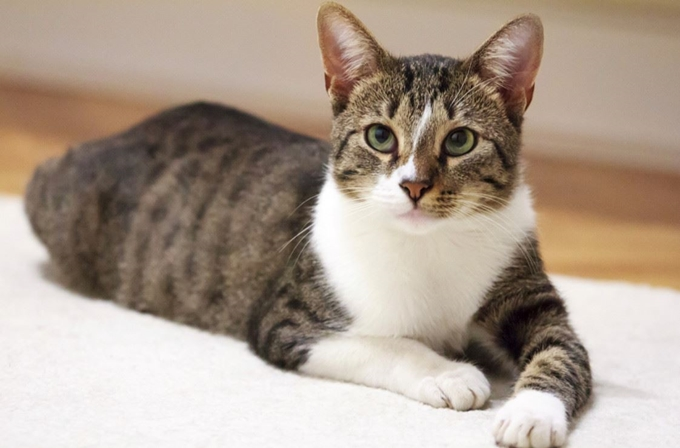
#> input picture AI_Source/AI_01/6_1_OpenCV/images/cat.jpg, 680 x 448 px
$ python OpenCV_binary.py
#> lines starting #> are read from the running program, lines starting #| are printed output that depends on the picture; after the words box and inside, x2 and y2 are one past the last pixel; in counts of white or black regions, pixels touching at a corner belong together
import cv2
import numpy as np
import matplotlib.pylab as plt

img = cv2.imread('./images/cat.jpg', cv2.IMREAD_GRAYSCALE)
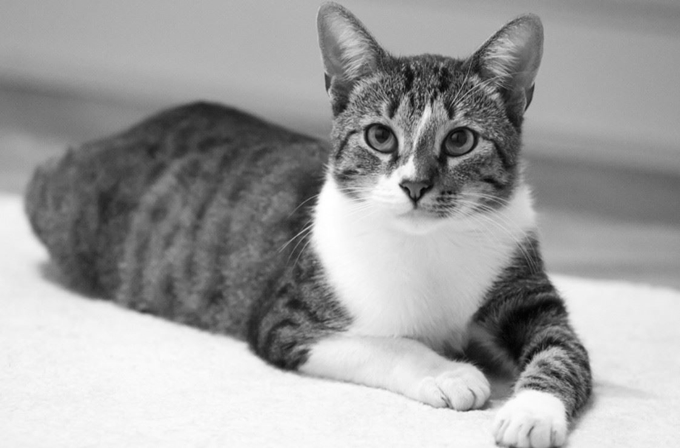
#> img: shape (448, 680); min 2, max 255, mean 160.4

thresh_np = np.zeros_like(img)
thresh_np[img > 127] = 255

ret, thresh_cv = cv2.threshold(img, 127, 255, cv2.THRESH_BINARY)
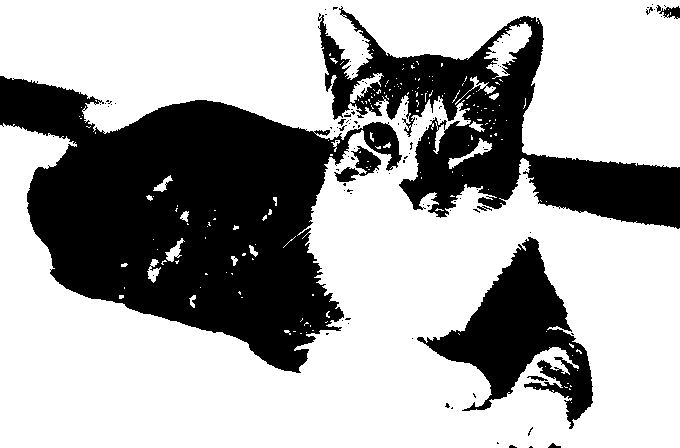
#> thresh_cv: shape (448, 680); 66% white; 112 black regions (102 under 20 px), largest, box (x1, y1, x2, y2) and area: (0, 76, 402, 373) 61652, (318, 6, 680, 229) 27839, (417, 237, 593, 429) 12704

print(ret)

imgs = {
    'Original': img,
    'NumPy API': thresh_np,
    'cv2.threshold': thresh_cv
}

for i, (key, value) in enumerate(imgs.items()):
    plt.subplot(1, 3, i + 1)
    plt.title(key)
    plt.imshow(value, cmap='gray')
    plt.xticks([])
    plt.yticks([])
#> this loop made 3 passes
#> key on passes 1 to 3: 'Original', 'NumPy API', 'cv2.threshold'

plt.show()
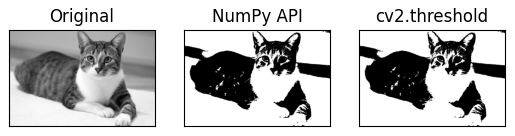
#> figure drawn by matplotlib, 3 panels

$ run again, with AI_Source/AI_01/6_1_OpenCV/images/404.jpg copied over AI_Source/AI_01/6_1_OpenCV/images/cat.jpg
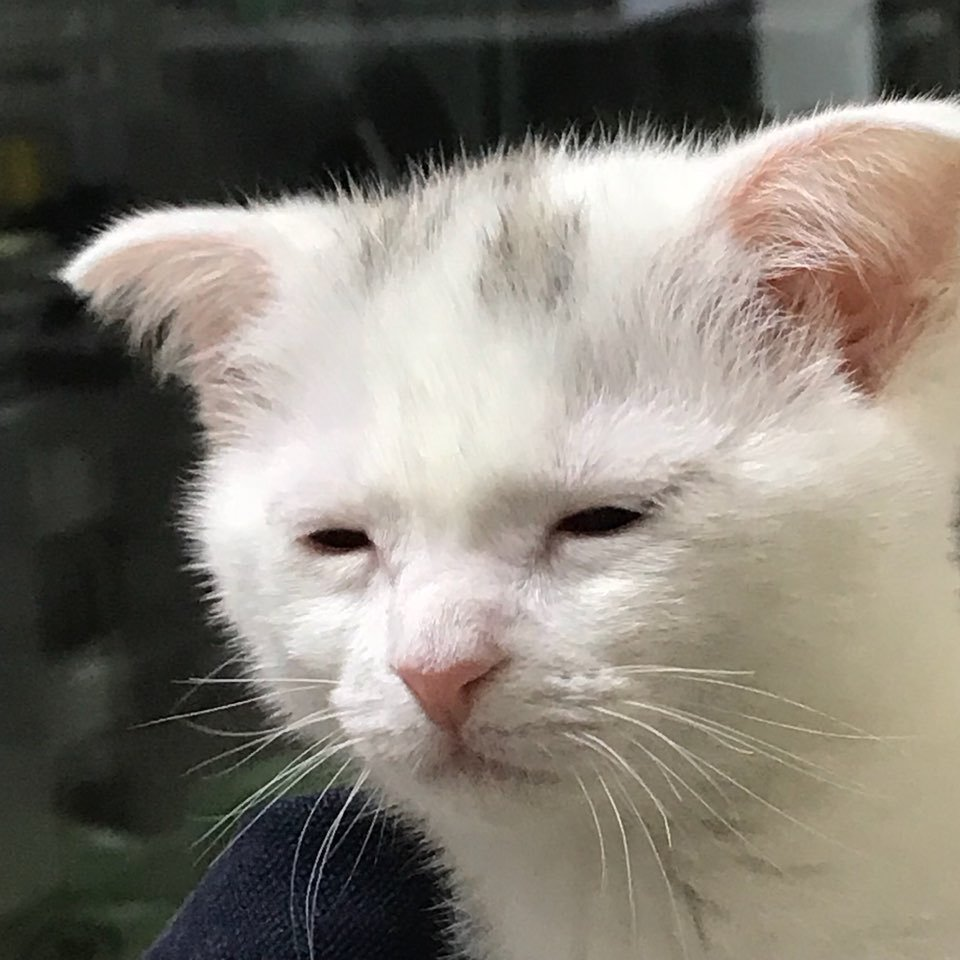
#> input picture AI_Source/AI_01/6_1_OpenCV/images/404.jpg, 960 x 960 px
#> `ret, thresh_cv = cv2.threshold(img, 127, 255, cv2.THRESH_BINARY)`:
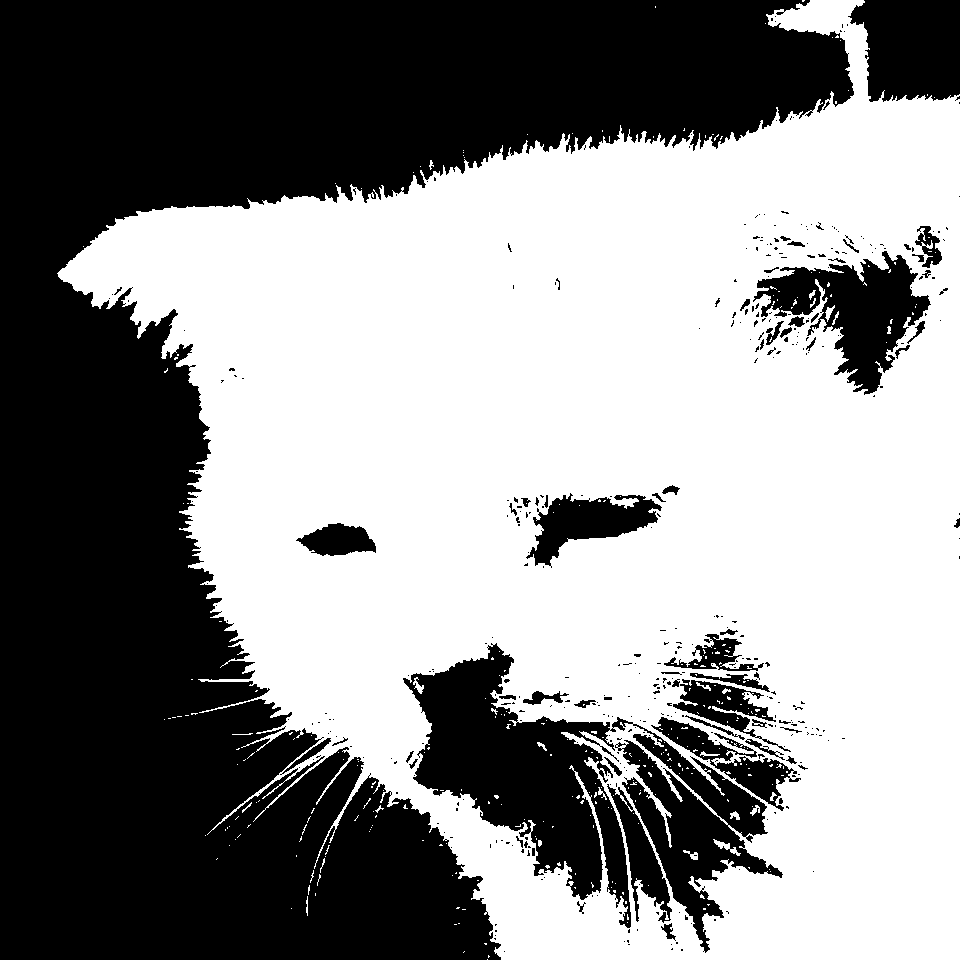
#> thresh_cv: shape (960, 960); 54.5% white; 413 black regions (348 under 20 px), largest, box (x1, y1, x2, y2) and area: (0, 0, 854, 960) 337451, (403, 643, 783, 953) 40147, (753, 251, 931, 395) 10850
#> the loop `for i, (key, value) in enumerate(imgs.items()):` made 3 passes
#> key on passes 1 to 3: 'Original', 'NumPy API', 'cv2.threshold'
#> `plt.show()`:
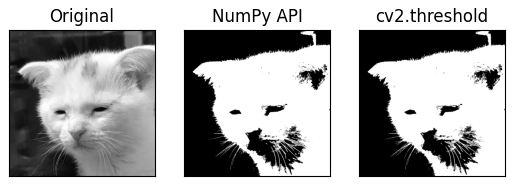
#> figure drawn by matplotlib, 3 panels
